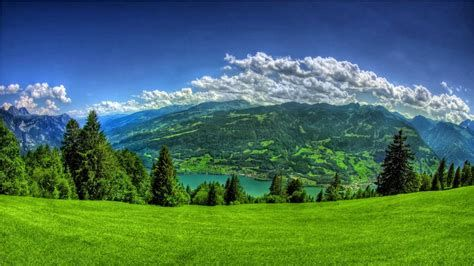
#> input picture Pengolahan Citra Dasar/Gambar.jpg, 474 x 266 px, found by its file name
$ python 4.Flip_Citra.py
#> lines starting #> are read from the running program, lines starting #| are printed output that depends on the picture
import cv2 as cv
#Kuciyose Gambar
citra = cv.imread("D:/ideapadGAMING/Download/Gambar.jpg")
#> citra is the input picture: shape (266, 474, 3); mean B, G, R 92.2, 112.5, 72.6
cv.imshow("Citra Awal", citra) #Menampilkan gambar

#FLIP
flip_horizontal = cv.flip(citra, 1)
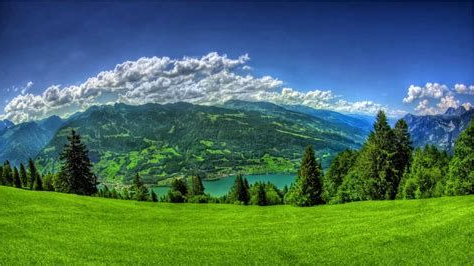
#> flip_horizontal: shape (266, 474, 3); mean B, G, R 92.2, 112.5, 72.6
flip_vertikal = cv.flip(citra, 0)
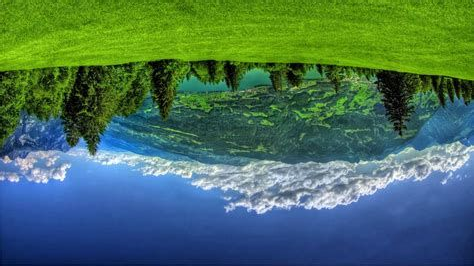
#> flip_vertikal: shape (266, 474, 3); mean B, G, R 92.2, 112.5, 72.6
flip_Ver_Hor = cv.flip(citra, -1)
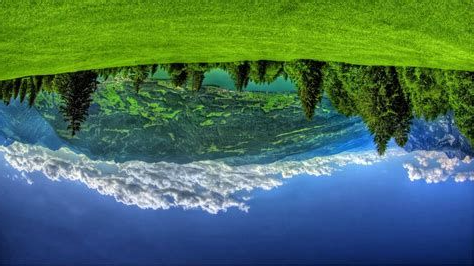
#> flip_Ver_Hor: shape (266, 474, 3); mean B, G, R 92.2, 112.5, 72.6
cv.imshow("Flip Horizontal", flip_horizontal)
cv.imshow("Flip Vertikal", flip_vertikal)
cv.imshow("Flip Vertikal Horizontal", flip_Ver_Hor)
cv.waitKey(0)
